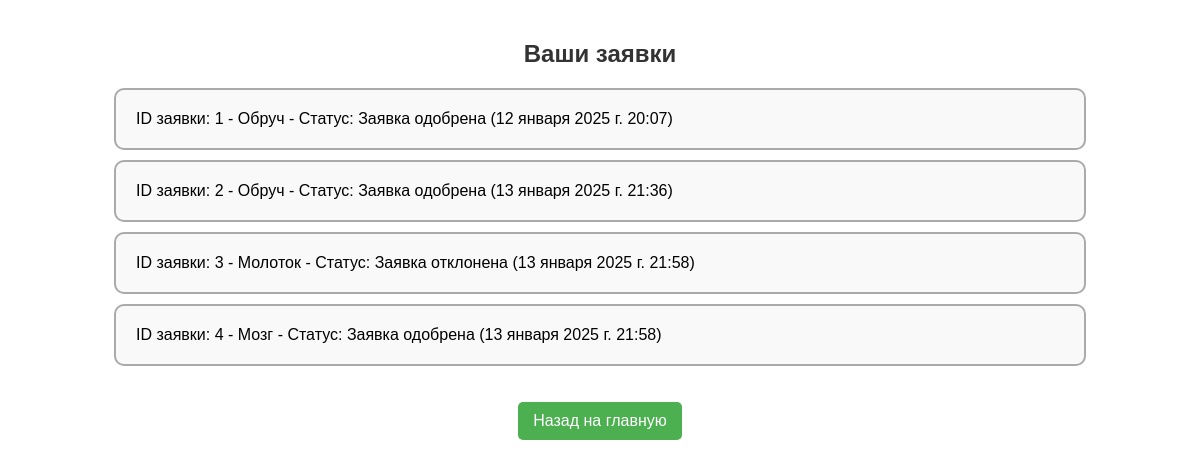
Screenshot of /inventory/track_requests/ (signed in) with the database file from the repository.
### invpage/models.py (models this page shows, shortened)
class InventoryRequest(models.Model):
    user = models.ForeignKey(settings.AUTH_USER_MODEL, on_delete=models.CASCADE)
    item_name = models.CharField(max_length=255)
    status = models.CharField(max_length=50, default='В ожидании')
    created_at = models.DateTimeField(auto_now_add=True)
    request_id = models.AutoField(primary_key=True)
    quantity = models.PositiveIntegerField(default=0)

### invpage/views.py (the view)
# urls.py: path('track_requests/', track_requests, name='track_requests'),
@login_required
def track_requests(request):
    requests = InventoryRequest.objects.filter(user=request.user)
    return render(request, 'invpage/track_requests.html', {'requests': requests})

### invpage/templates/invpage/track_requests.html (shortened to what this page needs)
{% load static %}
<!DOCTYPE html>
<html lang="en">
<head>
    <link rel="stylesheet" href="{% static 'invpage/css/inv.css' %}">
    <link rel="stylesheet" href="{% static 'invpage/css/track.css' %}">
</head>
<body>
<h1>Ваши заявки</h1>
<ul>
    {% for request in requests %}
        <li>ID заявки: {{ request.request_id }} - {{ request.item_name }} - Статус: {{ request.status }} ({{ request.created_at }})</li>
    {% empty %}
        <li>У вас нет заявок.</li>
    {% endfor %}
</ul>
<div class="button-container">
   <a href="{% url 'index' %}">Назад на главную</a>
</div>
</body>
</html>

### invpage/static/invpage/css/inv.css (style rules this page uses)
h1 { text-align: center; margin: 20px 0; font-size: 24px; color: #2c3e50; }
body { font-family: Arial, sans-serif; margin: 0; padding: 0; }

### invpage/static/invpage/css/track.css (style rules this page uses)
body { font-family: Arial, sans-serif; margin: 0; padding: 20px; }
h1 { color: #333; margin-bottom: 20px; text-align: center; }
ul { list-style-type: none; padding: 0; }
ul li { border: 2px solid #aaa; border-radius: 10px; background-color: #f9f9f9; padding: 20px; width: 80%; margin: 10px auto; display: flex; flex-direction: column; justify-content: center; align-items: flex-start; }
a { display: inline-block; margin-top: 20px; padding: 10px 15px; background-color: #4CAF50; color: white; text-decoration: none; border-radius: 5px; text-align: center; }
.button-container { text-align: center; }

### rows the page displays
InventoryRequest: request_id "1", item_name "Обруч", status "Заявка одобрена", created_at "12 января 2025 г. 20:07"
InventoryRequest: request_id "2", item_name "Обруч", status "Заявка одобрена", created_at "13 января 2025 г. 21:36"
InventoryRequest: request_id "3", item_name "Молоток", status "Заявка отклонена", created_at "13 января 2025 г. 21:58"
InventoryRequest: request_id "4", item_name "Мозг", status "Заявка одобрена", created_at "13 января 2025 г. 21:58"
